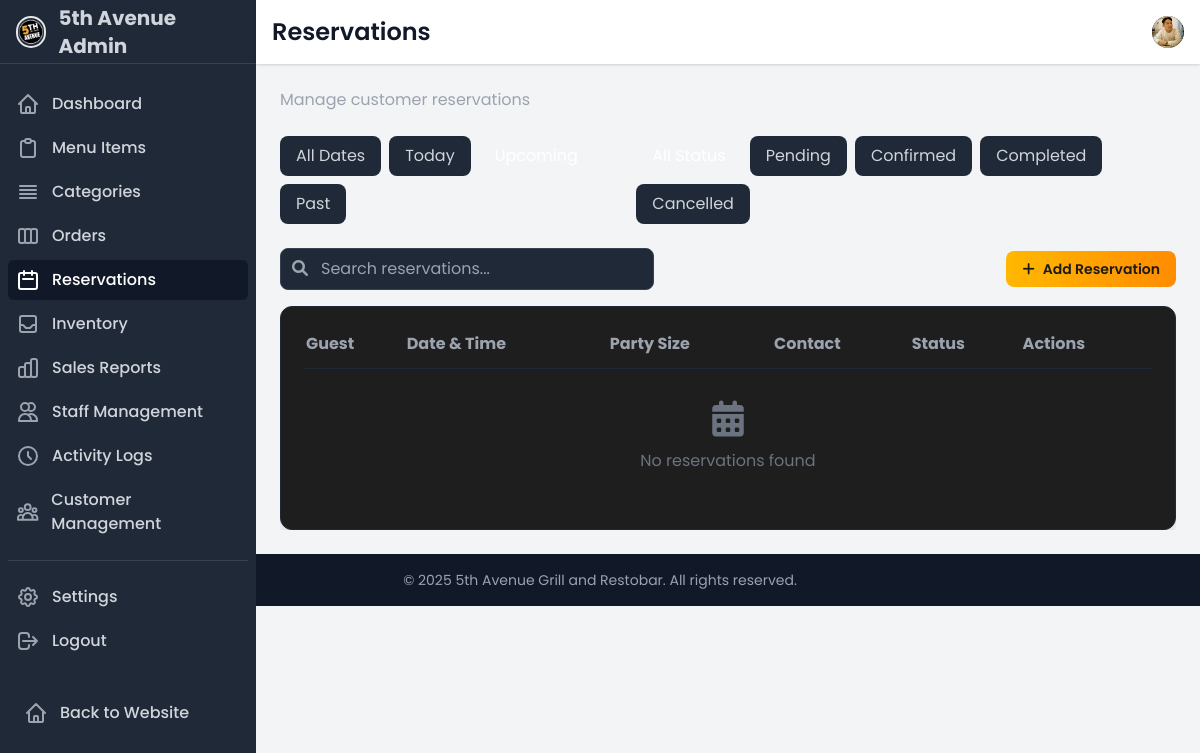
The app's page /dashboard/reservations/ (signed in), older data.
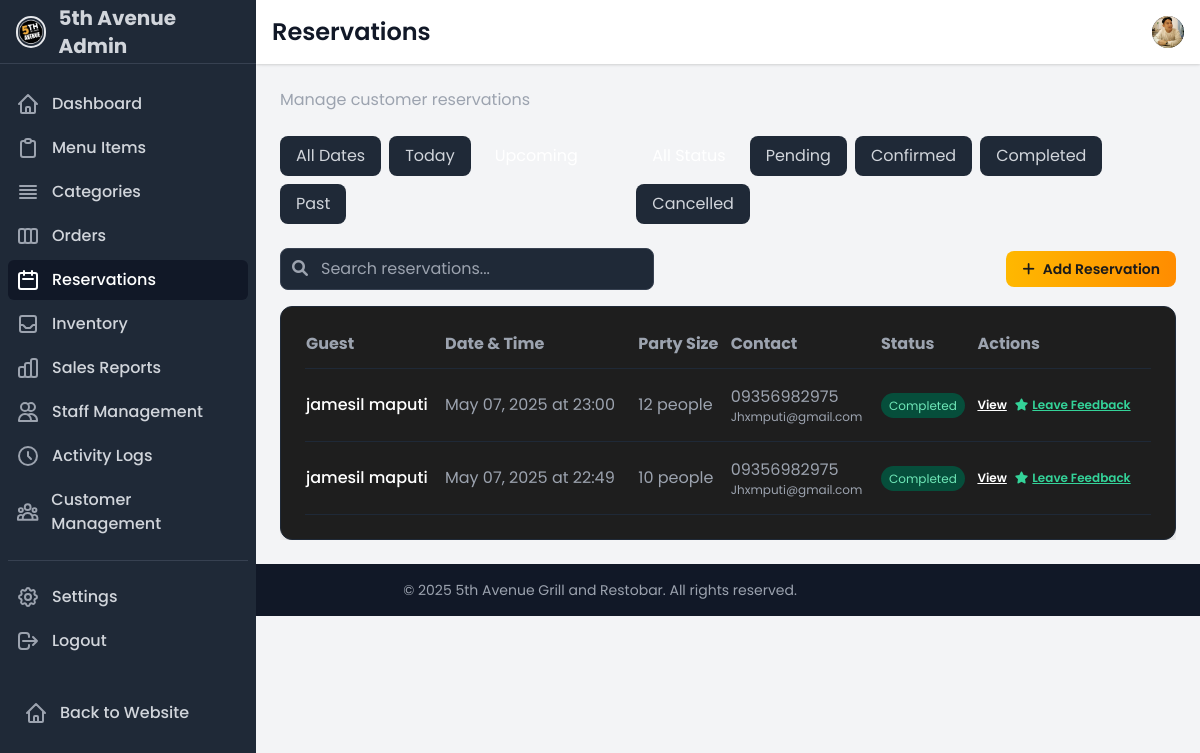
The same page, newer data.
### ecommerce/models.py (models this page shows, shortened)
class Reservation(models.Model):
    STATUS_CHOICES = [
        ('PENDING', 'Pending'),
        ('CONFIRMED', 'Confirmed'),
        ('COMPLETED', 'Completed'),  # Added for completed reservations
        ('CANCELLED', 'Cancelled')
    ]
    PAYMENT_STATUS_CHOICES = [
        ('UNPAID', 'Unpaid'),
        ('PARTIALLY_PAID', 'Partially Paid'),
        ('PAID', 'Paid'),
        ('REFUNDED', 'Refunded')
    ]
    user = models.ForeignKey(User, on_delete=models.CASCADE, related_name='reservations', null=True, blank=True)
    name = models.CharField(max_length=100)
    email = models.EmailField()
    phone = models.CharField(max_length=15)
    date = models.DateField()
    time = models.TimeField()
    party_size = models.PositiveIntegerField(
        validators=[MinValueValidator(1), MaxValueValidator(20)],
        help_text="Number of guests"
    )
    table_number = models.CharField(max_length=10, blank=True, null=True)
    special_requests = models.TextField(blank=True)
    has_menu_items = models.BooleanField(default=False, help_text="Whether the reservation includes pre-ordered menu items")
    prepare_ahead = models.BooleanField(default=False, help_text="Whether to prepare food 20 minutes before reservation time")
    status = models.CharField(
        max_length=10,
        choices=STATUS_CHOICES,
        default='PENDING'
    )
    payment_status = models.CharField(
        max_length=15,
        choices=PAYMENT_STATUS_CHOICES,
        default='UNPAID'
    )
    total_amount = models.DecimalField(max_digits=10, decimal_places=2, default=0)
    is_processed = models.BooleanField(default=False, help_text="Whether the reservation has been processed by a cashier")
    has_placed_order = models.BooleanField(default=False, help_text="Whether the customer has placed an order for this reservation")
    processed_by = models.ForeignKey(User, on_delete=models.SET_NULL, related_name='processed_reservations', null=True, blank=True)
    processed_at = models.DateTimeField(null=True, blank=True)
    created_at = models.DateTimeField(auto_now_add=True)
    updated_at = models.DateTimeField(auto_now=True)
    items = models.ManyToManyField(MenuItem, through='ReservationItem')
    class Meta:
        ordering = ['-date', '-time']

### ecommerce/views.py (the view)
# urls.py: path('dashboard/reservations/', reservations_list, name='reservations'),
@login_required
@permission_required('ecommerce.change_reservation', raise_exception=True)
def reservations_list(request):
    reservations = Reservation.objects.all().order_by('-date', '-time')
    status_filter = request.GET.get('status')
    if status_filter and status_filter != 'all':
        reservations = reservations.filter(status=status_filter)
    today = timezone.now().date()
    date_filter = request.GET.get('date', 'upcoming')
    if date_filter == 'today':
        reservations = reservations.filter(date=today)
    elif date_filter == 'upcoming':
        reservations = reservations.filter(date__gte=today)
    elif date_filter == 'past':
        reservations = reservations.filter(date__lt=today)
    context = {
        'reservations': reservations,
        'status_filter': status_filter or 'all',
        'date_filter': date_filter,
        'status_choices': Reservation.STATUS_CHOICES,
        'active_section': 'reservations'
    }
    return render(request, 'accounts/reservations.html', context)

### ecommerce/context_processors.py (called while the page is built, shortened)
def cart_processor(request):
    return {
        'cart_count': get_cart_count(request)
    }

def cashier_notification_processor(request):
    if not request.user.is_authenticated or not hasattr(request.user, 'staff_profile') or request.user.staff_profile.role != 'CASHIER':
        return {}

def customer_notification_processor(request):
    notifications = []
    return {
        'customer_notifications': notifications,
        'customer_notification_count': len(notifications)
    }

### ecommerce/views.py (called while the page is built)
def get_cart_count(request):
    if request.user.is_authenticated:
        try:
            cart = Cart.objects.get(user=request.user)
            return sum(item.quantity for item in cart.cart_items.all())
        except Cart.DoesNotExist:
            return 0
    else:
        cart = request.session.get('cart', {})
        return sum(cart.values())

### templates/accounts/reservations.html (shortened to what the changed rows need)
{% extends 'accounts/dashboard_base.html' %}
{% block page_title %}Reservations{% endblock page_title %}
{% block content %}
<div class="mb-6 flex flex-col md:flex-row justify-between items-start md:items-center space-y-4 md:space-y-0">
    <div class="flex flex-wrap gap-2">
        <a href="{% url 'reservations' %}?status=all{% if date_filter != 'all' %}&date={{ date_filter }}{% endif %}"
           class="px-4 py-2 rounded-lg {% if status_filter == 'all' %}bg-food-gold text-food-black{% else %}bg-gray-800 text-gray-300 hover:bg-gray-700{% endif %}">
        </a>
        {% for status_code, status_name in status_choices %}
        <a href="{% url 'reservations' %}?status={{ status_code }}{% if date_filter != 'all' %}&date={{ date_filter }}{% endif %}"
           class="px-4 py-2 rounded-lg {% if status_filter == status_code %}bg-food-gold text-food-black{% else %}bg-gray-800 text-gray-300 hover:bg-gray-700{% endif %}">
            {{ status_name }}
        </a>
        {% endfor %}
    </div>
</div>
<div class="card p-6 shadow-lg border border-gray-800">
    <div class="overflow-x-auto">
        <table class="w-full">
            <thead>
                <tr class="text-left text-gray-400 border-b border-gray-800">
                    <th class="pb-3">Guest</th>
                    <th class="pb-3">Date & Time</th>
                    <th class="pb-3">Party Size</th>
                    <th class="pb-3">Contact</th>
                    <th class="pb-3">Status</th>
                    <th class="pb-3">Actions</th>
                </tr>
            </thead>
            <tbody id="reservations-table">
                {% for reservation in reservations %}
                <tr class="table-row border-b border-gray-800">
                    <td class="py-4 text-white font-medium">{{ reservation.name }}</td>
                    <td class="py-4 text-gray-400">{{ reservation.date|date:"M d, Y" }} at {{ reservation.time|time:"H:i" }}</td>
                    <td class="py-4 text-gray-400">{{ reservation.party_size }} people</td>
                    <td class="py-4 text-gray-400">
                        <div>{{ reservation.phone }}</div>
                        <div class="text-xs">{{ reservation.email }}</div>
                    </td>
                    <td class="py-4">
                        {% if reservation.status == 'PENDING' %}
                        <span class="bg-yellow-900 text-yellow-300 text-xs px-2 py-1 rounded-full">Pending</span>
                        {% elif reservation.status == 'CONFIRMED' %}
                        <span class="bg-blue-900 text-blue-300 text-xs px-2 py-1 rounded-full">Confirmed</span>
                        {% elif reservation.status == 'COMPLETED' %}
                        <span class="bg-green-900 text-green-300 text-xs px-2 py-1 rounded-full">Completed</span>
                        {% elif reservation.status == 'CANCELLED' %}
                        <span class="bg-red-900 text-red-300 text-xs px-2 py-1 rounded-full">Cancelled</span>
                        {% endif %}
                    </td>
                    <td class="py-4">
                        <div class="flex flex-wrap gap-2">
                            <a href="{% url 'view_reservation' reservation.id %}" class="text-food-gold hover:text-food-gold-light underline text-xs font-semibold">View</a>
                            {% if reservation.status == 'COMPLETED' and not reservation.feedback %}
                                <a href="{% url 'reservation_feedback' reservation.id %}" class="text-green-400 hover:text-green-300 underline text-xs font-semibold"><i class="fas fa-star mr-1"></i>Leave Feedback</a>
                            {% elif reservation.feedback %}
                                <span class="text-green-400 text-xs font-semibold"><i class="fas fa-check-circle mr-1"></i>Feedback submitted</span>
                            {% endif %}
                        </div>
                    </td>
                </tr>
                {% empty %}
                <tr>
                    <td colspan="6" class="py-8 text-center text-gray-500">
                        <div class="flex flex-col items-center">
                            <i class="fas fa-calendar-alt text-4xl mb-3"></i>
                            <p>No reservations found</p>
                        </div>
                    </td>
                </tr>
                {% endfor %}
            </tbody>
        </table>
    </div>
</div>
{% endblock content %}

Row changes from the older to the newer data that the page shows:
added Reservation: name "jamesil maputi", date "May 07, 2025", time "23:00", party_size "12", phone "09356982975", email "Jhxmputi@gmail.com", status "Completed"
added Reservation: name "jamesil maputi", date "May 07, 2025", time "22:49", party_size "10", phone "09356982975", email "Jhxmputi@gmail.com", status "Completed"
Text that changed along with them:
text no longer shown: "No reservations found"
